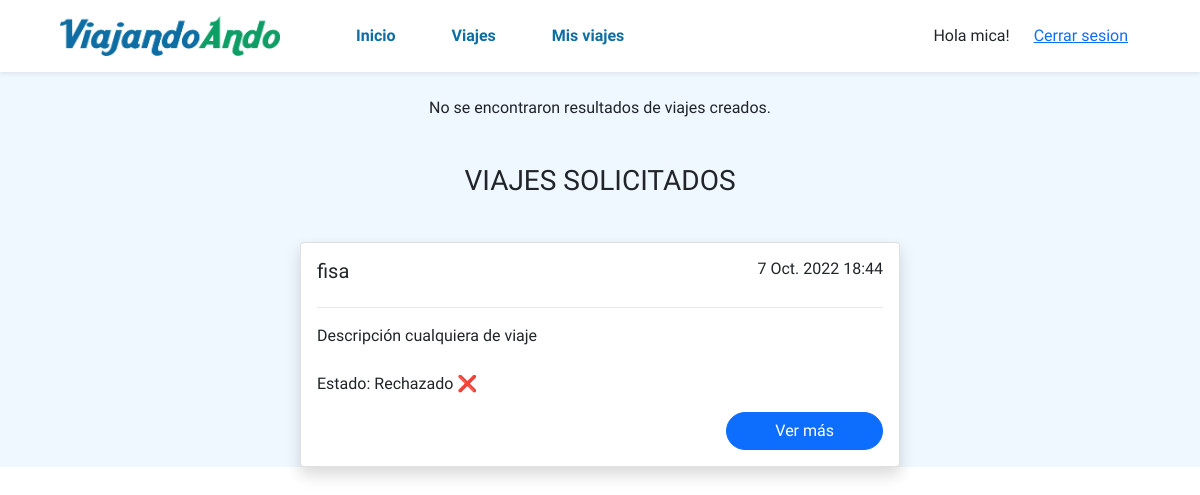
The page /viajes/misviajes (signed in) on the database as committed earlier.
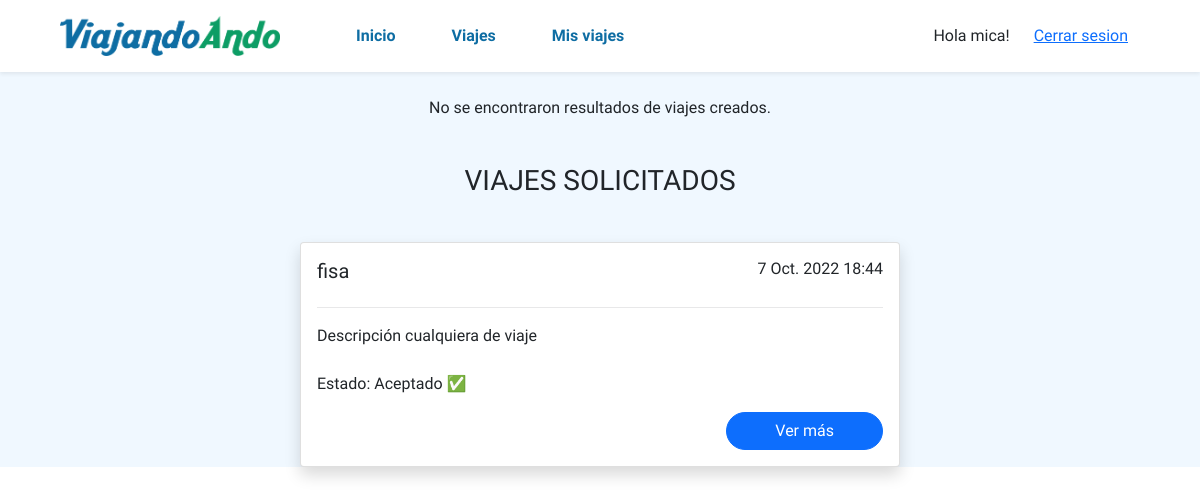
The same page on the database as committed later.
### viajes/models.py (models this page shows, shortened)
class UsuarioPeticion(models.Model):
    viaje = models.ForeignKey(Viaje, on_delete=models.CASCADE)
    user = models.ForeignKey(User, on_delete=models.CASCADE)
    esta_aceptado = models.BooleanField(null=True, default=None)
    class Meta:
        constraints = [
            models.UniqueConstraint(
                fields=['viaje', 'user'], name='unique_viaje_user_combination'
            )
        ]

class Viaje(models.Model):
    conductor = models.ForeignKey(Conductor,on_delete=models.CASCADE, related_name='conductor_set')
    datetime = models.DateTimeField(blank=True, null=True, default=None)
    fecha = models.DateField(blank=True, null=True, default=None)
    hora = models.TimeField(blank=True, null=True, default=None)
    ciudad_origen = models.ForeignKey(Ciudad,on_delete=models.CASCADE, related_name='ciudad_origen_set')
    ciudad_destino = models.ForeignKey(Ciudad,on_delete=models.CASCADE, related_name='ciudad_destino_set')
    pasajeros = models.ManyToManyField(User, through='UsuarioPeticion')
    imagen_vehiculo = models.ImageField(upload_to="images/")
    descripcion = models.CharField(max_length=250)
    capacidad = models.PositiveIntegerField()
    disponible = models.PositiveIntegerField(null=True, blank=True, default=None)
    class Meta:
        constraints = [
            models.UniqueConstraint(
                fields=['conductor', 'datetime'], name='unique_conductor_datetime_combination'
            )
        ]

### users/models.py (models this page shows)
class Conductor(models.Model):
    user = models.OneToOneField(User, on_delete=models.CASCADE, primary_key=True)
    licencia = models.CharField(max_length=250)
    foto_perfil = models.ImageField(upload_to="images/", null=True, default=None)
    celular = models.BigIntegerField(blank=True, null=True, default=None);
    def __str__(self):
        string = str(self.user.username)
        return string

### viajes/views.py (the view)
# urls.py: path("viajes/misviajes", viajes_views.mis_viajes, name="mis viajes"),
@login_required
def mis_viajes(request):
	viajes_creados = ''
	if request.method == "GET":
		try:
			conductor = Conductor.objects.get(user_id=request.user.id)
			viajes_creados = Viaje.objects.filter(conductor_id=conductor)
		except:
			print('No es conductor.')
		viajes_solicitados = UsuarioPeticion.objects.filter(user_id=request.user)
	return render(request, "viajes/mis_viajes.html", {'viajes_solicitados': viajes_solicitados, 'viajes_creados': viajes_creados})

### viajes/templates/viajes/mis_viajes.html (shortened to what this page needs)
{% extends 'base.html' %}
{% load static %}
{% block content_viaje %}
<div class="viajes">
  {% if viajes_creados|length == 0 %}
    <p class="text-center py-4">No se encontraron resultados de viajes creados.</p>
  {% endif %}
  <div class="viajes">
    {% if viajes_solicitados|length == 0 %}
      <p class="text-center py-4">No se encontraron resultados de viajes solicitados.</p>
    {% else %}
      <p class="text-center fs-3 mt-2">VIAJES SOLICITADOS</p>
      {% for peticion in viajes_solicitados %}
        <div class="d-flex justify-content-center pt-4">
          <div class="card shadow rounded cardViaje">
            <div class="card-body">
              <div class="d-flex justify-content-between">
                <h5 class="card-title d-inline">{{peticion.viaje.conductor}}</h5>
                <h6 class="text-end d-inline">{{peticion.viaje.datetime}}</h6>
              </div>
              <hr>
                <p class="card-text mb-4">{{peticion.viaje.descripcion}}</p>
                Estado:
                {% if peticion.esta_aceptado == None %}
                  Pendiente ⏲
                {% elif peticion.esta_aceptado == True %}
                    Aceptado ✅
                {% else %}
                  Rechazado ❌
                {% endif %}
                <div class="d-flex justify-content-end">
                  <button type="button" class="btn btn-primary text-center px-5 rounded-pill" data-bs-toggle="modal" data-bs-target="#exampleModal{{viaje.id}}">Ver más</button>
                </div>
            </div>
          </div>
        </div>
      {% endfor %}
    {% endif %}
</div>
{% endblock %}

### viajes/templates/base.html (shortened to what this page needs)
{% load static %}
<!DOCTYPE html>
<html lang="es">
<head>
  <link href="https://cdn.jsdelivr.net/npm/bootstrap@5.1.3/dist/css/bootstrap.min.css" rel="stylesheet">
  <link rel="stylesheet" href="{% static 'viajes/css/styles.css' %}" type="text/css">
</head>
<body>
  <header>
    <nav class="navbar navbar-expand-lg px-md-5 shadow-sm">
      <div class="container-fluid">
        <a href="/"><img class="logo" src="{% static 'viajes/img/logo.png' %}" alt="Logo"></a>
          <div class="collapse navbar-collapse" id="navbarSupportedContent">
              <div class="container-fluid d-flex justify-content-between p py-2">
                <ul class="navbar-nav gap-lg-4 ps-lg-5">
                    <li class="nav-item">
                      <a class="nav-link px-3 fw-bold itemNav rounded-pill" aria-current="page" href="/">Inicio</a>
                    </li>
                    <li class="nav-item">
                      <a class="nav-link px-3 fw-bold itemNav rounded-pill" href="{% url 'viajes' %}">Viajes</a>
                    </li>
                    <li class="nav-item">
                      <a class="nav-link px-3 fw-bold itemNav rounded-pill" href="{% url 'mis viajes' %}">Mis viajes</a>
                    </li>
                </ul>
                <div class="d-flex align-items-center justify-content-between gap-4">
                  {% if user.is_authenticated %}
                    Hola {{ user.username }}!
                    <a href="{% url 'logout' %}">Cerrar sesion</a>
                  {% else %}
                      <a class="text-decoration-none" href="{% url 'register' %}">Registrarse</a>
                      <a class="btn btn-primary" href="{% url 'login' %}">Iniciar Sesion</a>
                  {% endif %}
                </div>
              </div>
          </div>
      </div>
    </nav>
  </header>
  <main>
    {% block content_viaje %}
    {% endblock %}
  </main>
</body>
</html>

### viajes/static/viajes/css/styles.css (style rules this page uses)
body { font-family: 'Ubuntu', sans-serif; }
.logo { width: 220px; }
main { background-color: aliceblue; }
hr { opacity: 0.1; }
.itemNav { color: #0e6da3; }
.cardViaje { width: 600px; min-width: 300px; }

Rows that differ between the two databases and show on the page:
changed UsuarioPeticion "fisa": esta_aceptado "Rechazado ❌" → "Aceptado ✅"
